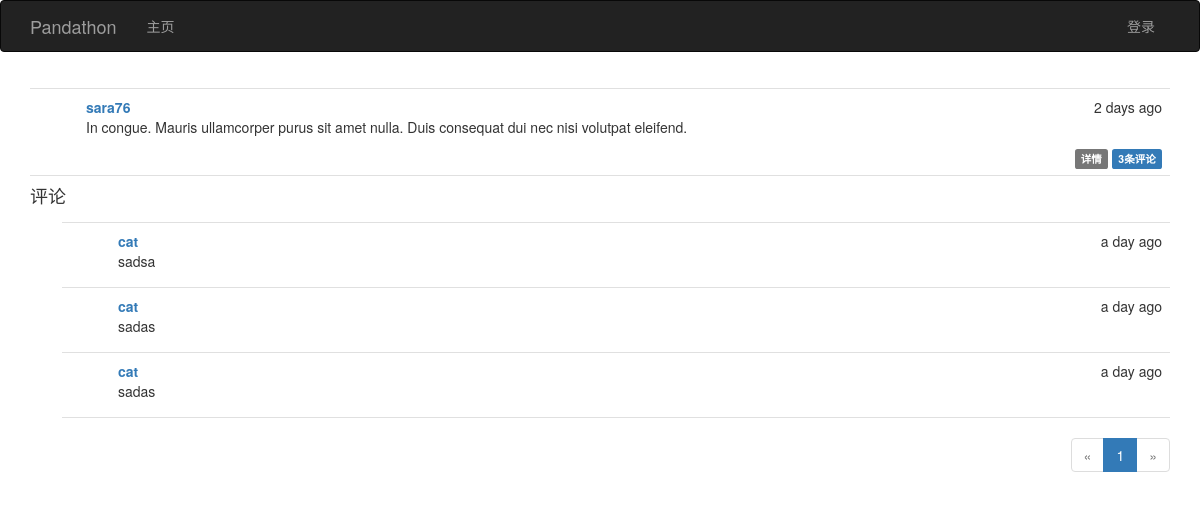
The app's page /post/149 with its own data.
### app/models.py (models this page shows, shortened)
class Post(db.Model):
    __tablename__ = 'posts'
    id = db.Column(db.Integer, primary_key=True)
    body = db.Column(db.Text)
    body_html = db.Column(db.Text)
    timestamp = db.Column(db.DateTime, index=True, default=datetime.now())
    author_id = db.Column(db.Integer, db.ForeignKey('users.id'))
    comments = db.relationship('Comment', backref='post', lazy='dynamic')

class User(UserMixin, db.Model):
    __tablename__ = 'users'
    id = db.Column(db.Integer, primary_key=True)
    email = db.Column(db.String(64), unique=True, index=True)
    username = db.Column(db.String(64), unique=True, index=True)
    role_id = db.Column(db.Integer, db.ForeignKey('roles.id'))
    password_hash = db.Column(db.String(128))
    confirmed = db.Column(db.Boolean, default=True)
    name = db.Column(db.String(64))
    location = db.Column(db.String(64))
    about_me = db.Column(db.Text())
    member_since = db.Column(db.DateTime(), default=datetime.now())
    last_seen = db.Column(db.DateTime(), default=datetime.now())
    posts = db.relationship('Post', backref='author', lazy='dynamic')
    followed = db.relationship('Follow', foreign_keys=[Follow.follower_id],
                               backref=db.backref('follower', lazy='joined'),
                               lazy='dynamic', cascade='all, delete-orphan')
    followers = db.relationship('Follow', foreign_keys=[Follow.followed_id],
                                backref=db.backref('followed', lazy='joined'),
                                lazy='dynamic', cascade='all, delete-orphan')
    comments = db.relationship('Comment', backref='author', lazy='dynamic')
    @property
    def password(self):
        raise AttributeError('password is not a readable attribute')

class Comment(db.Model):
    __tablename__ = 'comments'
    id = db.Column(db.Integer, primary_key=True)
    body = db.Column(db.Text)
    body_html = db.Column(db.Text)
    timestamp = db.Column(db.DateTime, index=True, default=datetime.now())
    disabled = db.Column(db.Boolean)
    author_id = db.Column(db.Integer, db.ForeignKey('users.id'))
    post_id = db.Column(db.Integer, db.ForeignKey('posts.id'))

### app/main/views.py (the view, shortened to what this page needs)
@main.route('/post/<int:id>', methods=['GET', 'POST'])
def post(id):
    post = Post.query.get_or_404(id)
    form = CommentForm()
    page = request.args.get('page', 1, type=int)
    if page == -1:
        page = (post.comments.count() - 1) / \
            current_app.config['PANDATHON_POSTS_PER_PAGE'] + 1
    pagination = post.comments.order_by(Comment.timestamp.asc()).paginate(
        page, per_page=current_app.config['PANDATHON_POSTS_PER_PAGE'],
        error_out=False)
    comments = pagination.items
    return render_template('post.html', posts=[post], form=form,
                           comments=comments, pagination=pagination)

### app/auth/views.py (called while the page is built)
@auth.before_app_request
def before_request():
    if current_user.is_authenticated():
        current_user.ping()
        if not current_user.confirmed \
                and request.endpoint[:5] != 'auth.':
            return redirect(url_for('auth.unconfirmed'))

### app/main/__init__.py (called while the page is built)
@main.app_context_processor
def inject_permissions():
    return dict(Permission=Permission)

### app/models.py (called while the page is built)
    def can(self, permissions):
        return False

    def is_administrator(self):
        return False

### app/templates/post.html (shortened to what this page needs)
{% extends "base.html" %}
{% import "bootstrap/wtf.html" as wtf %}
{% import "_macros.html" as macros %}
{% block page_content %}
{% include '_posts.html' %}
<h4 id="comments">评论</h4>
{% include "_comments.html" %}
{% if pagination %}
<div class="pagination">
    {{ macros.pagination_widget(pagination, '.post', fragment='#comments', id=posts[0].id) }}
</div>
{% endif %}
{% endblock %}

### app/templates/_posts.html (shortened to what this page needs)
<ul class="posts">
    {% for post in posts %}
    <li class="post">
        <div class="post-content">
            <div class="post-date">{{ moment(post.timestamp, True).fromNow() }}</div>
            <div class="post-author"><a href="{{ url_for('.user', username=post.author.username) }}">{{ post.author.username }}</a></div>
            <div class="post-body">
            {% if post.body_html %}
                {{ post.body_html | safe }}
            {% else %}
                {{ post.body }}
            {% endif %}
            </div>
            <div class="post-footer">
                <a href="{{ url_for('.post', id=post.id) }}">
                    <span class="label label-default">详情</span>
                </a>
                <a href="{{ url_for('.post', id=post.id) }}#comments">
                    <span class="label label-primary">{{ post.comments.count() }}条评论</span>
                </a>
            </div>
        </div>
    </li>
    {% endfor %}
</ul>

### app/templates/_comments.html (shortened to what this page needs)
<ul class="comments">
    {% for comment in comments %}
    <li class="comment">
        <div class="comment-content">
            <div class="comment-date">{{ moment(comment.timestamp, True).fromNow() }}</div>
            <div class="comment-author"><a href="{{ url_for('.user', username=comment.author.username) }}">{{ comment.author.username }}</a></div>
            <div class="comment-body">
                {% if comment.body_html %}
                    {{ comment.body_html | safe }}
                {% else %}
                    {{ comment.body }}
                {% endif %}
            </div>
        </div>
    </li>
    {% endfor %}
</ul>

### app/static/styles.css (style rules this page uses)
ul.posts { list-style-type: none; padding: 0px; margin: 16px 0px 0px 0px; border-top: 1px solid #e0e0e0; }
ul.posts li.post { padding: 8px; border-bottom: 1px solid #e0e0e0; }
div.post-date { float: right; }
div.post-author { font-weight: bold; }
div.post-content { margin-left: 48px; min-height: 48px; }
div.post-footer { text-align: right; }
ul.comments { list-style-type: none; padding: 0px; margin: 16px 0px 0px 0px; bborder-top: 1px solid #e0e0e0; }
ul.comments li.comment { margin-left: 32px; padding: 8px; border-bottom: 1px solid #e0e0e0; }
ul.comments li.comment:nth-child(1) { border-top: 1px solid #e0e0e0; }
div.comment-date { float: right; }
div.comment-author { font-weight: bold; }
div.comment-content { margin-left: 48px; min-height: 48px; }
div.pagination { width: 100%; text-align: right; padding: 0px; margin: 0px; }

### records on screen
Post: timestamp "2 days ago", author.username "sara76", body_html "In congue. Mauris ullamcorper purus sit amet nulla. Duis consequat dui nec nisi volutpat eleifend.", comments.count "3"
Comment: timestamp "a day ago", author.username "cat", body_html "sadsa"
Comment: timestamp "a day ago", author.username "cat", body_html "sadas"
Comment: timestamp "a day ago", author.username "cat", body_html "sadas"

### other values on screen
{{ p }} "1"
